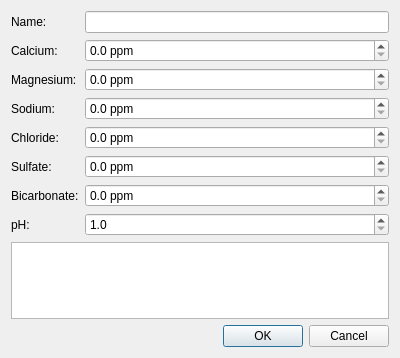
<?xml version="1.0" encoding="UTF-8"?>
<ui version="4.0">
 <class>DialogWater</class>
 <widget class="QDialog" name="DialogWater">
  <property name="geometry">
   <rect>
    <x>0</x>
    <y>0</y>
    <width>400</width>
    <height>358</height>
   </rect>
  </property>
  <property name="minimumSize">
   <size>
    <width>400</width>
    <height>358</height>
   </size>
  </property>
  <property name="maximumSize">
   <size>
    <width>16777215</width>
    <height>460</height>
   </size>
  </property>
  <property name="windowTitle">
   <string>Dialog</string>
  </property>
  <layout class="QVBoxLayout" name="verticalLayout">
   <item>
    <layout class="QFormLayout" name="formLayout">
     <item row="0" column="0">
      <widget class="QLabel" name="lbl_name">
       <property name="text">
        <string>Name:</string>
       </property>
      </widget>
     </item>
     <item row="0" column="1">
      <widget class="QLineEdit" name="name"/>
     </item>
     <item row="1" column="0">
      <widget class="QLabel" name="lbl_calcium">
       <property name="text">
        <string>Calcium:</string>
       </property>
      </widget>
     </item>
     <item row="1" column="1">
      <widget class="QDoubleSpinBox" name="calcium">
       <property name="toolTip">
        <string>Percentage yield compared to succrose.</string>
       </property>
       <property name="suffix">
        <string> ppm</string>
       </property>
       <property name="decimals">
        <number>1</number>
       </property>
       <property name="maximum">
        <double>1000.000000000000000</double>
       </property>
      </widget>
     </item>
     <item row="2" column="0">
      <widget class="QLabel" name="lbl_magnesium">
       <property name="text">
        <string>Magnesium:</string>
       </property>
      </widget>
     </item>
     <item row="2" column="1">
      <widget class="QDoubleSpinBox" name="magnesium">
       <property name="toolTip">
        <string>Percentage yield compared to succrose.</string>
       </property>
       <property name="suffix">
        <string> ppm</string>
       </property>
       <property name="decimals">
        <number>1</number>
       </property>
       <property name="maximum">
        <double>1000.000000000000000</double>
       </property>
      </widget>
     </item>
     <item row="3" column="0">
      <widget class="QLabel" name="lbl_sodium">
       <property name="toolTip">
        <string>Hop Storage Index</string>
       </property>
       <property name="text">
        <string>Sodium:</string>
       </property>
      </widget>
     </item>
     <item row="3" column="1">
      <widget class="QDoubleSpinBox" name="sodium">
       <property name="toolTip">
        <string>Percentage yield compared to succrose.</string>
       </property>
       <property name="suffix">
        <string> ppm</string>
       </property>
       <property name="decimals">
        <number>1</number>
       </property>
       <property name="maximum">
        <double>1000.000000000000000</double>
       </property>
      </widget>
     </item>
     <item row="4" column="0">
      <widget class="QLabel" name="lbl_chloride">
       <property name="text">
        <string>Chloride:</string>
       </property>
      </widget>
     </item>
     <item row="4" column="1">
      <widget class="QDoubleSpinBox" name="chloride">
       <property name="toolTip">
        <string>Percentage yield compared to succrose.</string>
       </property>
       <property name="suffix">
        <string> ppm</string>
       </property>
       <property name="decimals">
        <number>1</number>
       </property>
       <property name="maximum">
        <double>1000.000000000000000</double>
       </property>
      </widget>
     </item>
     <item row="5" column="0">
      <widget class="QLabel" name="lbl_sulfate">
       <property name="text">
        <string>Sulfate:</string>
       </property>
      </widget>
     </item>
     <item row="5" column="1">
      <widget class="QDoubleSpinBox" name="sulfate">
       <property name="toolTip">
        <string>Percentage yield compared to succrose.</string>
       </property>
       <property name="suffix">
        <string> ppm</string>
       </property>
       <property name="decimals">
        <number>1</number>
       </property>
       <property name="maximum">
        <double>1000.000000000000000</double>
       </property>
      </widget>
     </item>
     <item row="6" column="0">
      <widget class="QLabel" name="lbl_bicarbonate">
       <property name="text">
        <string>Bicarbonate:</string>
       </property>
      </widget>
     </item>
     <item row="6" column="1">
      <widget class="QDoubleSpinBox" name="bicarbonate">
       <property name="toolTip">
        <string>Percentage yield compared to succrose.</string>
       </property>
       <property name="suffix">
        <string> ppm</string>
       </property>
       <property name="decimals">
        <number>1</number>
       </property>
       <property name="maximum">
        <double>1000.000000000000000</double>
       </property>
      </widget>
     </item>
     <item row="7" column="0">
      <widget class="QLabel" name="lbl_ph">
       <property name="text">
        <string>pH:</string>
       </property>
      </widget>
     </item>
     <item row="7" column="1">
      <widget class="QDoubleSpinBox" name="ph">
       <property name="toolTip">
        <string>Percentage yield compared to succrose.</string>
       </property>
       <property name="decimals">
        <number>1</number>
       </property>
       <property name="minimum">
        <double>1.000000000000000</double>
       </property>
       <property name="maximum">
        <double>14.000000000000000</double>
       </property>
      </widget>
     </item>
    </layout>
   </item>
   <item>
    <widget class="QPlainTextEdit" name="notes">
     <property name="sizePolicy">
      <sizepolicy hsizetype="Expanding" vsizetype="Expanding">
       <horstretch>0</horstretch>
       <verstretch>1</verstretch>
      </sizepolicy>
     </property>
     <property name="maximumSize">
      <size>
       <width>16777215</width>
       <height>100</height>
      </size>
     </property>
    </widget>
   </item>
   <item>
    <widget class="QDialogButtonBox" name="buttonBox">
     <property name="orientation">
      <enum>Qt::Horizontal</enum>
     </property>
     <property name="standardButtons">
      <set>QDialogButtonBox::Cancel|QDialogButtonBox::Ok</set>
     </property>
    </widget>
   </item>
  </layout>
 </widget>
 <resources/>
 <connections>
  <connection>
   <sender>buttonBox</sender>
   <signal>accepted()</signal>
   <receiver>DialogWater</receiver>
   <slot>accept()</slot>
   <hints>
    <hint type="sourcelabel">
     <x>248</x>
     <y>254</y>
    </hint>
    <hint type="destinationlabel">
     <x>157</x>
     <y>274</y>
    </hint>
   </hints>
  </connection>
  <connection>
   <sender>buttonBox</sender>
   <signal>rejected()</signal>
   <receiver>DialogWater</receiver>
   <slot>reject()</slot>
   <hints>
    <hint type="sourcelabel">
     <x>316</x>
     <y>260</y>
    </hint>
    <hint type="destinationlabel">
     <x>286</x>
     <y>274</y>
    </hint>
   </hints>
  </connection>
 </connections>
</ui>
